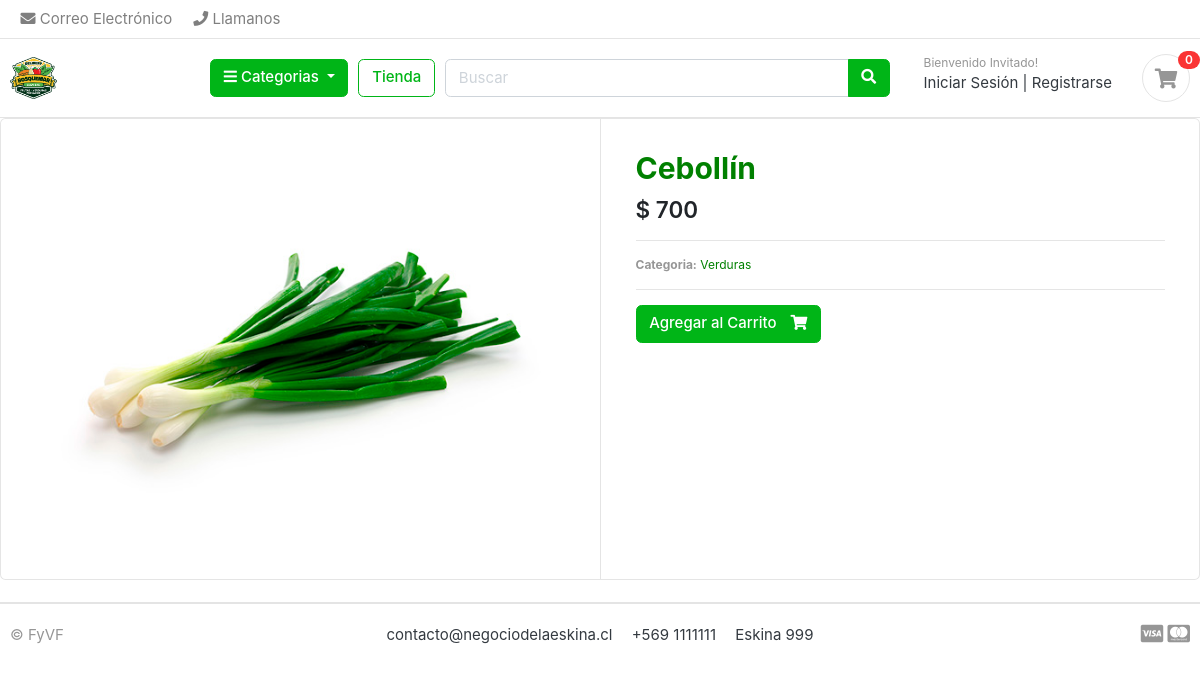
/store/vegetables/cebollin/, run on an earlier commit of the app's database.
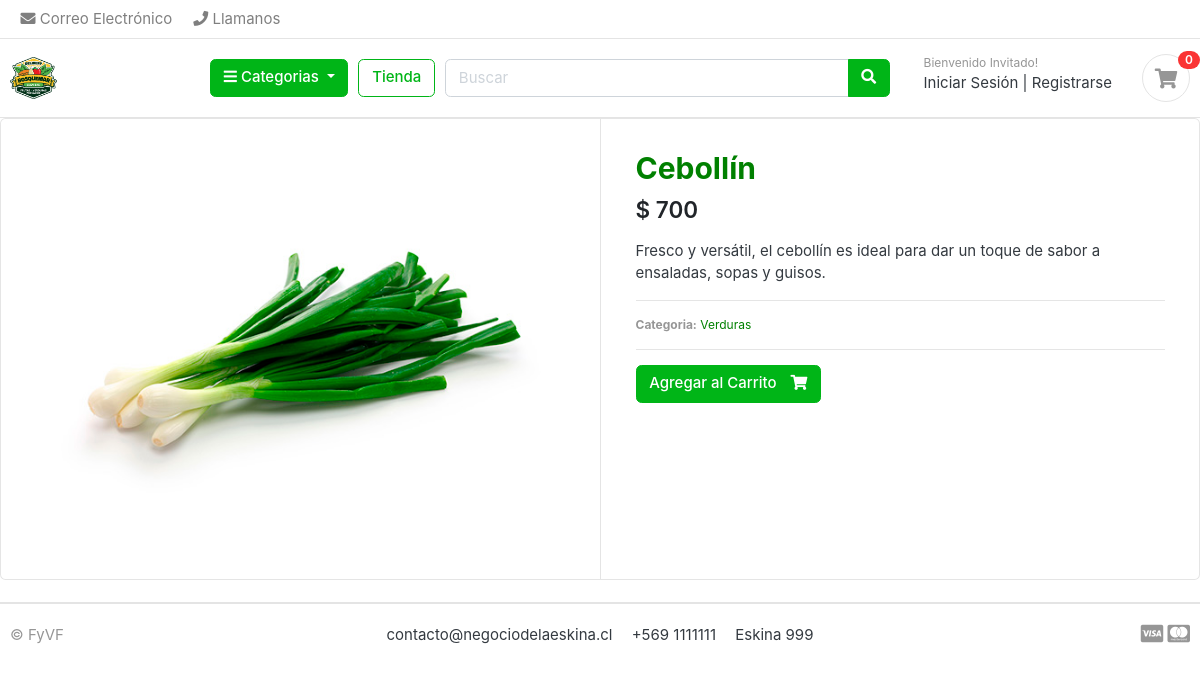
And on a later commit of the database.
### store/models.py (models this page shows, shortened)
class Product(models.Model):
    product_name = models.CharField(max_length=200, unique=True)
    slug = models.CharField(max_length=200, unique=True)
    description = models.TextField(max_length=1000, blank=True)
    price = models.IntegerField()
    images = models.ImageField(upload_to='photos/products')
    stock = models.PositiveIntegerField()
    is_available = models.BooleanField(default=True)
    category = models.ForeignKey(Category, on_delete=models.CASCADE)
    created_date = models.DateTimeField(auto_now_add=True)
    modified_date = models.DateTimeField(auto_now=True)

### category/models.py (models this page shows, shortened)
class Category(models.Model):
    category_name = models.CharField(max_length=20, unique=True)
    description = models.CharField(max_length=225, blank=True)
    slug = models.CharField(max_length=100, unique=True)
    category_image = models.ImageField(
        upload_to='photos/categories', blank=True
    )
    class Meta:
        verbose_name = 'category'
        verbose_name_plural = 'categories'

### store/views.py (the view)
# urls.py: path('<slug:category_slug>/<slug:product_slug>/', views.product_detail, name="product_detail"),
def product_detail(request, category_slug, product_slug):
    count=0
    product = Product.objects.get(category__slug=category_slug, slug=product_slug)
    in_cart = CartItem.objects.filter(cart__cart_id=cart_id(request), product=product).exists()
    if in_cart:
        count = CartItem.objects.get(cart__cart_id=cart_id(request), product=product).quantity
    context = {
        "product": product,
        "in_cart": in_cart,
        "count": count,
    }
    return render(request, "product_detail.html", context)

### carts/context_processors.py (called while the page is built)
def counter_items(request):
    cart_count = 0
    try:
        cart = Cart.objects.get(cart_id=cart_id(request))
        cart_items = CartItem.objects.all().filter(cart=cart)
        for cart_item in cart_items:
            cart_count += cart_item.quantity
    except Cart.DoesNotExist:
        cart_count = 0
    return {"cart_count": cart_count}

### carts/views.py (called while the page is built)
def cart_id(request):
    cart = request.session.session_key
    print("cart", cart)
    if cart is None:
        cart = request.session.create()
    return cart

### category/context_processors.py (called while the page is built)
def global_category(request):
    menu_links = Category.objects.all()
    return dict(menu_links=menu_links)

### ecommerce/templatetags/custom_filters.py (called while the page is built)
@register.filter
def format_clp(value):
    try:
        value = int(value)
    except (ValueError, TypeError):
        return value
    return f"$ {value:,.0f}".replace(',', '.')

### templates/product_detail.html
{% extends 'base.html' %}
{% load custom_filters %}
{% block content %}
<div class="card">
	<div class="row no-gutters">
		<aside class="col-md-6">
<article class="gallery-wrap">
	<div class="img-big-wrap">
	   <a href="#"><img src="{{ product.images.url }}"></a>
	</div>
</article>
		</aside>
		<main class="col-md-6 border-left">
<article class="content-body">
<h2 class="title">{{ product.product_name }}</h2>
<div class="mb-3">
	<var class="price h4">{{ product.price|format_clp  }}</var>
</div>
<p>{{ product.description }}</p>
<hr>
<p class="text-muted small"><strong>Categoria:</strong>
	<a href="{% url 'products_by_category' product.category.slug %}">{{ product.category.category_name }}</a>
</p>
<hr>
	{% if product.stock %}
		{% if in_cart %}
		<a href="{% url 'add_cart' product.id %}" class="btn  btn-success"> <span class="text">{{ count }} unidades añadidos al carrito</span> <i class="fas fa-check"></i>  </a>
		<a href="{% url 'cart' %}" class="btn  btn-primary"> <span class="text">Ver en el Carrito</span> <i class="fas fa-eye"></i>  </a>
		{% else %}
			<a href="{% url 'add_cart' product.id %}" class="btn  btn-success"> <span class="text">Agregar al Carrito</span> <i class="fas fa-shopping-cart"></i>  </a>
		{% endif %}
	{% else %}
		<h2 class="title">Sin Unidades Disponibles</h2>
	{% endif %}
</article>
		</main>
	</div>
</div>
<br>
{% endblock content %}

What changed in the data, as far as the page shows it:
changed Product "Cebollín": description (not shown) → "Fresco y versátil, el cebollín es ideal para dar un toque de sabor a ensaladas, sopas y guisos."
